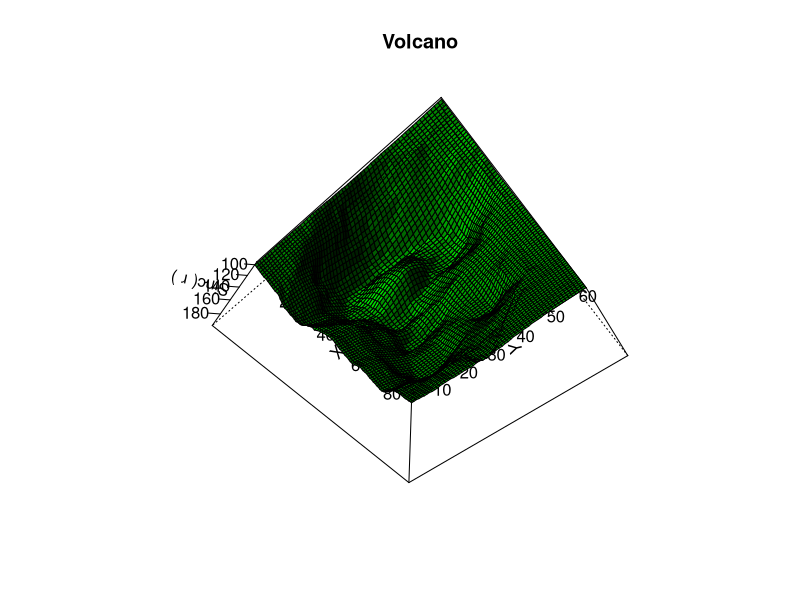
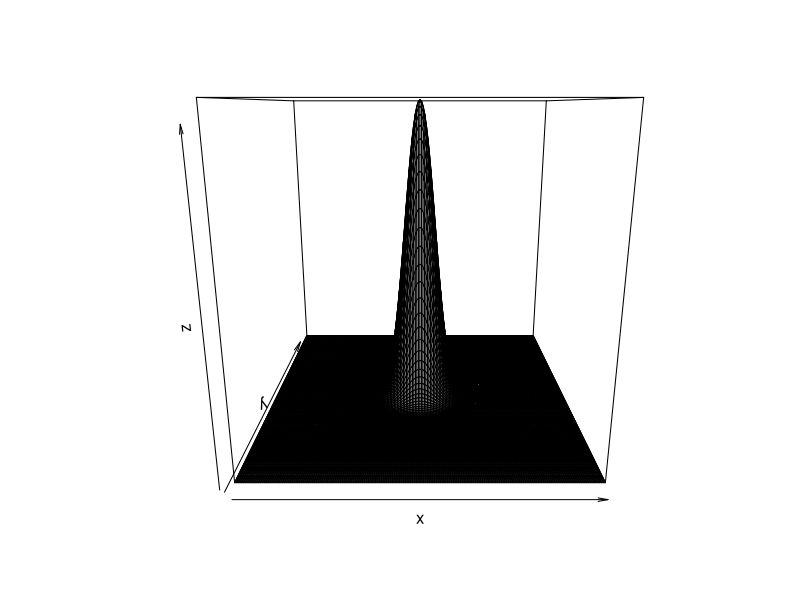
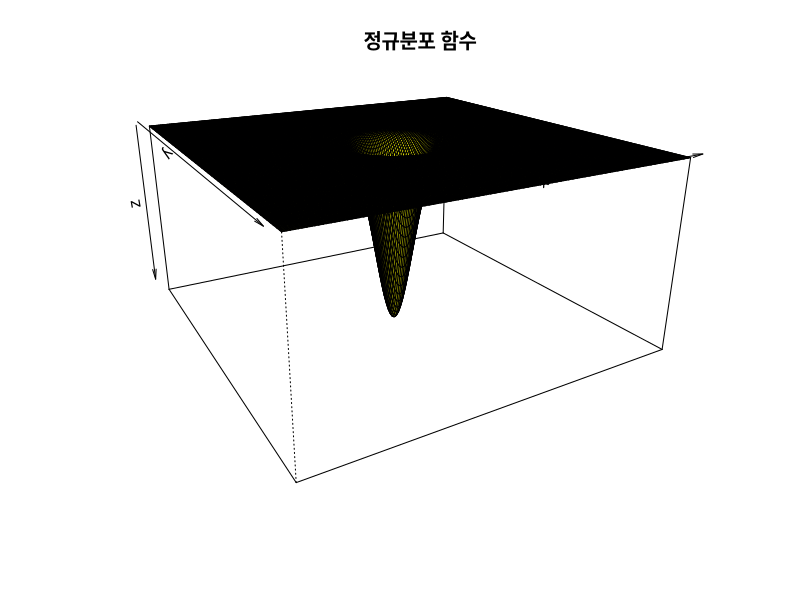
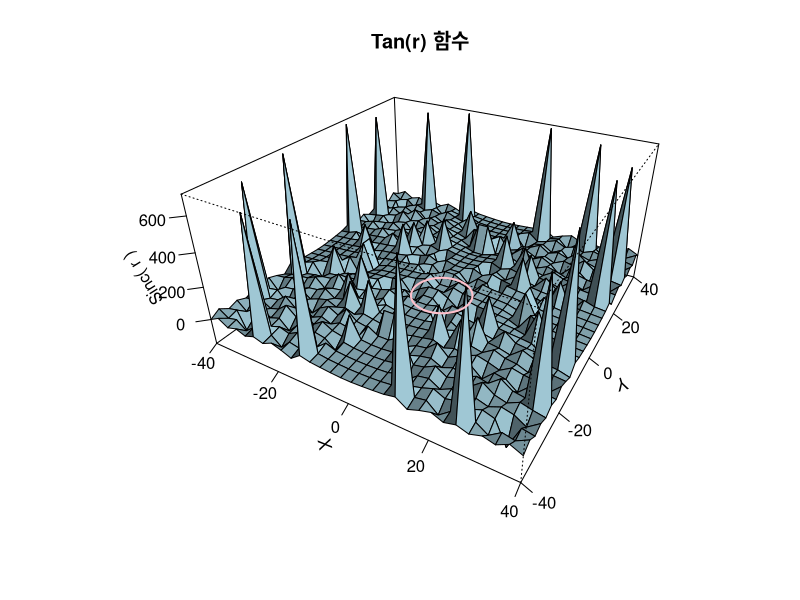
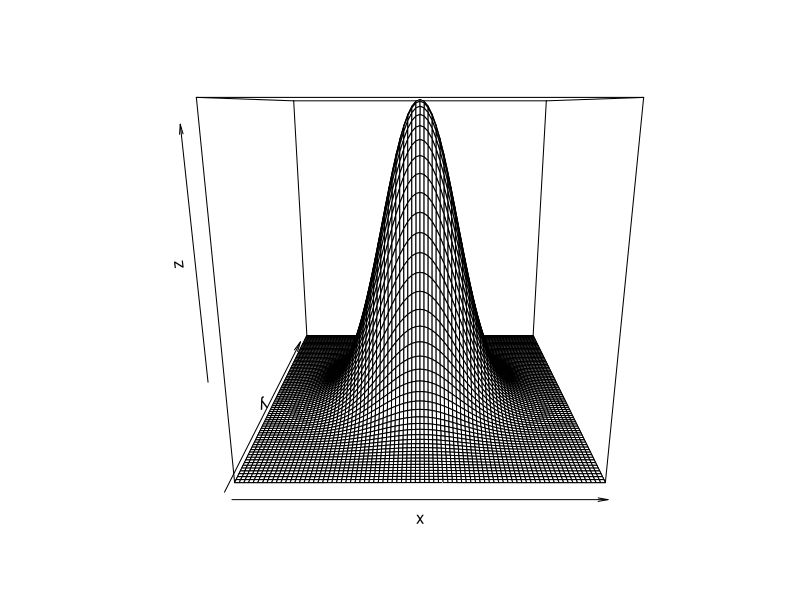
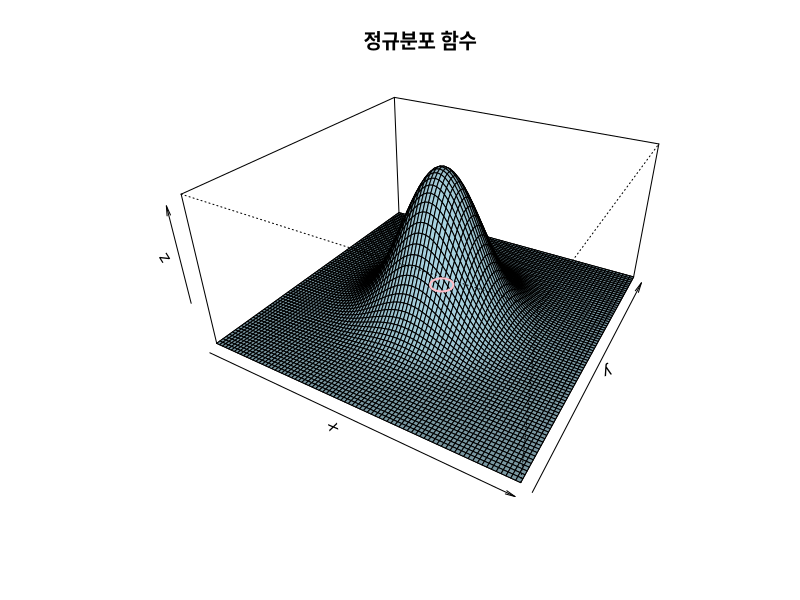
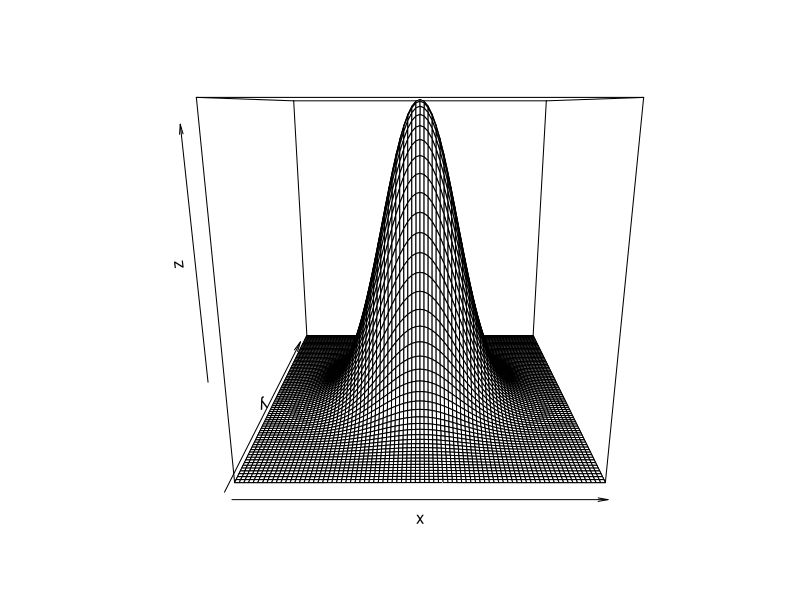
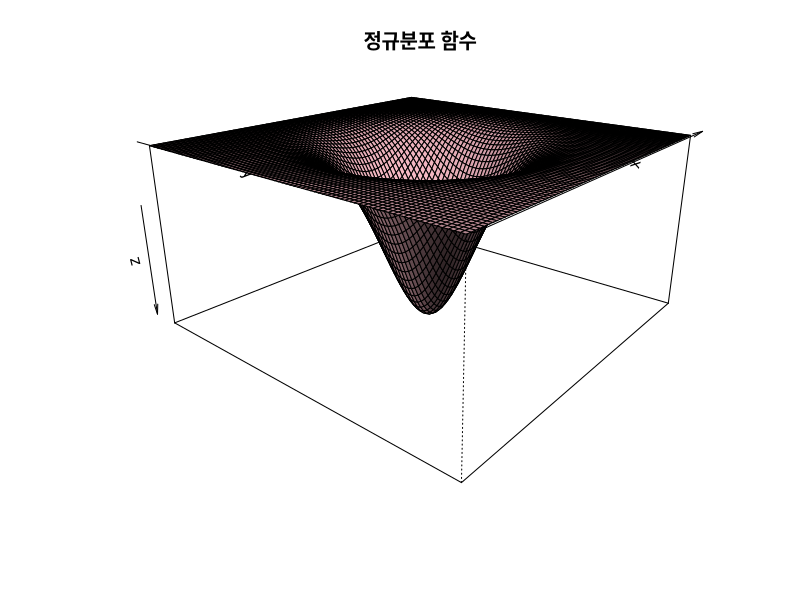

The R source for these figures, in order:
library('tidyverse')


z1 <- volcano        
x1 <- 1:nrow(z1)  
y1 <- 1:ncol(z1)  

persp(x1, y1, z1, theta = 50, phi = 120, expand = 0.5, col = "green",
      ltheta = 120, shade = 0.75, ticktype = "detailed",
      xlab = "X", ylab = "Y", zlab = "Sinc( r )") -> res
title(main = "Volcano")
round(res, 3)




x <- seq(-10, 10, by=0.1)
y <- x
f <- function(x,y){ 1/(2*pi)*exp(-(x^2+y^2)/2) }
z <- outer(x,y,f)

persp(x,y,z)

persp(x,y,z, theta = 30, phi = 200, expand = 0.5, col = 'yellow', shade = 0.5, ltheta = 90)
title(main="정규분포 함수")
round(res, 3)




x2 <- seq(-40, 40, length = 30)
y2 <- x2
f <- function(x, y) { r <- sqrt(x ^ 2 + y ^ 2); 10 * tan(r) }
z2 <- outer(x2, y2, f)
z2[is.na(z2)] <- 1


persp(x2, y2, z2, theta =30, phi = 30, expand = 0.5, col = "lightblue",
      ltheta = 90, shade = 0.5, ticktype = "detailed",
      xlab = "X", ylab = "Y", zlab = "Sinc( r )") -> res
title(main = 'Tan(r) 함수')
round(res, 3)



trans3d <- function(x, y, z, pmat) {
  tr <- cbind(x, y, z, 1) %*% pmat
  list(x = tr[,1] / tr[,4], y = tr[,2] / tr[,4])
}

phi <- seq(0, 2 * pi, len = 201)
r1 <- 8
xr <- r1 * cos(phi)
yr <- r1 * sin(phi)
lines(trans3d(xr, yr, f(xr, yr), res), col = "pink", lwd = 2)




x <- seq(-4, 4, by=0.1)
y <- x
f <- function(x,y){ 1/(2*pi)*exp(-(x^2+y^2)/2) }
z <- outer(x,y,f)

persp(x,y,z)

persp(x,y,z, theta = 30, phi = 30, expand = 0.5, col = 'lightblue', shade = 0.5, ltheta = 30)
title(main="정규분포 함수")
round(res, 3)   


trans3d <- function(x, y, z, pmat) {
  tr <- cbind(x, y, z, 1) %*% pmat
  list(x = tr[,1] / tr[,4], y = tr[,2] / tr[,4])
}

phi <- seq(0, 2 * pi, len = 201)
r1 <- 3
xr <- r1 * cos(phi)
yr <- r1 * sin(phi)
lines(trans3d(xr, yr, f(xr, yr), res), col = "pink", lwd = 2)


x <- seq(-4, 4, by=0.1)
y <- x
f <- function(x,y){ 1/(2*pi)*exp(-(x^2+y^2)/2) }
z <- outer(x,y,f)

persp(x,y,z)

persp(x,y,z, theta = 50, phi = 200, expand = 0.5, col = 'pink', shade = 0.5, ltheta = 30)
title(main="정규분포 함수")
round(res, 3)   






x2 <- seq(-5, 5, length = 30)
y2 <- x2
f <- function(x, y) { x^2 + y^2 }
z2 <- outer(x2, y2, f)
z2[is.na(z2)] <- 1


persp(x2, y2, z2, theta =90, phi = 30, expand = 0.5, col = "red",
      ltheta = 60, shade = 0.2, ticktype = "detailed",
      xlab = "X", ylab = "Y", zlab = "Sinc( r )") -> res
my_exp=expression(x^2+y^2)
title(main = my_exp)
round(res, 3)



























      